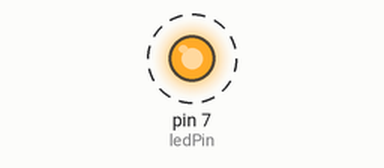
Simulated run of this sketch. Board: Arduino Uno, built with avr-gcc and run on an emulated ATmega328P. Parts: output pins drawn as LEDs (lit = HIGH). Dashed ring = blinking.

Above: at 0.2 s.
Timing chart, 0 to 3.0 s (numbered marks = the images above):
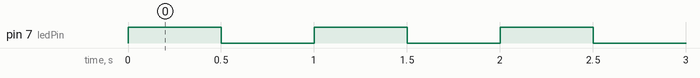

The sketch:

Led.ino
```cpp
const int ledPin =7;

void setup() {
  pinMode(ledPin, OUTPUT);
}

void loop() {
  digitalWrite(ledPin, 1);
  delay(500);
  digitalWrite(ledPin, 0);
  delay(500);
}
```

Measured:
- by itself, pin 7 (ledPin): alternates HIGH for 0.50 s and LOW for 0.50 s
